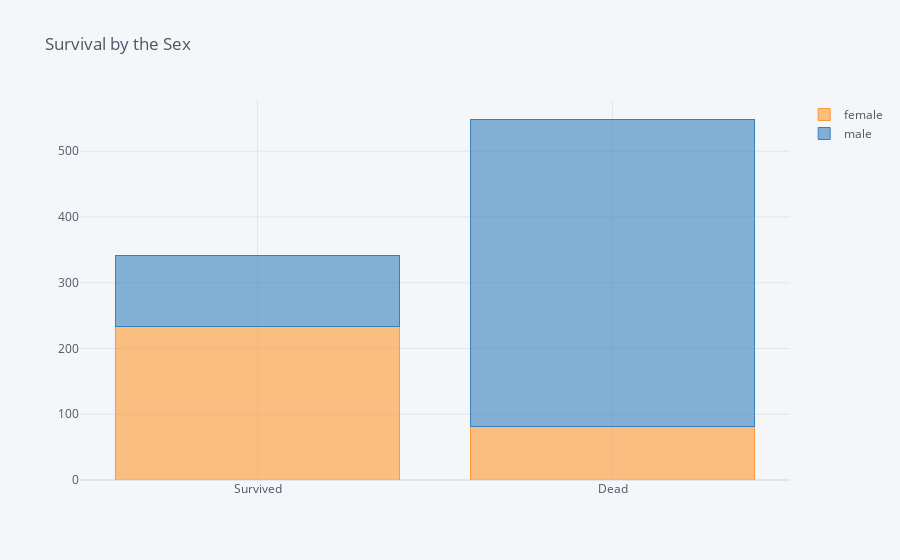

The code cell stored with this chart in its notebook:
### Code cell
df1.iplot(kind='bar',barmode='stack', title='Survival by the Sex')

### Figure 1 — Plotly figure (JSON) as saved in the notebook; plotly's stock layout.template omitted (floating-point values rounded to 4 significant figures)
{"data": [{"marker": {"color": "rgba(255, 153, 51, 0.6)", "line": {"color": "rgba(255, 153, 51, 1.0)", "width": 1}}, "name": "female", "orientation": "v", "text": "", "type": "bar", "x": ["Survived", "Dead"], "y": [233, 81]}, {"marker": {"color": "rgba(55, 128, 191, 0.6)", "line": {"color": "rgba(55, 128, 191, 1.0)", "width": 1}}, "name": "male", "orientation": "v", "text": "", "type": "bar", "x": ["Survived", "Dead"], "y": [109, 468]}], "layout": {"barmode": "stack", "legend": {"bgcolor": "#F5F6F9", "font": {"color": "#4D5663"}, "traceorder": "normal"}, "paper_bgcolor": "#F5F6F9", "plot_bgcolor": "#F5F6F9", "title": {"font": {"color": "#4D5663"}, "text": "Survival by the Sex"}, "xaxis": {"gridcolor": "#E1E5ED", "showgrid": true, "tickfont": {"color": "#4D5663"}, "title": {"font": {"color": "#4D5663"}, "text": ""}, "zerolinecolor": "#E1E5ED"}, "yaxis": {"gridcolor": "#E1E5ED", "showgrid": true, "tickfont": {"color": "#4D5663"}, "title": {"font": {"color": "#4D5663"}, "text": ""}, "zerolinecolor": "#E1E5ED"}}}
